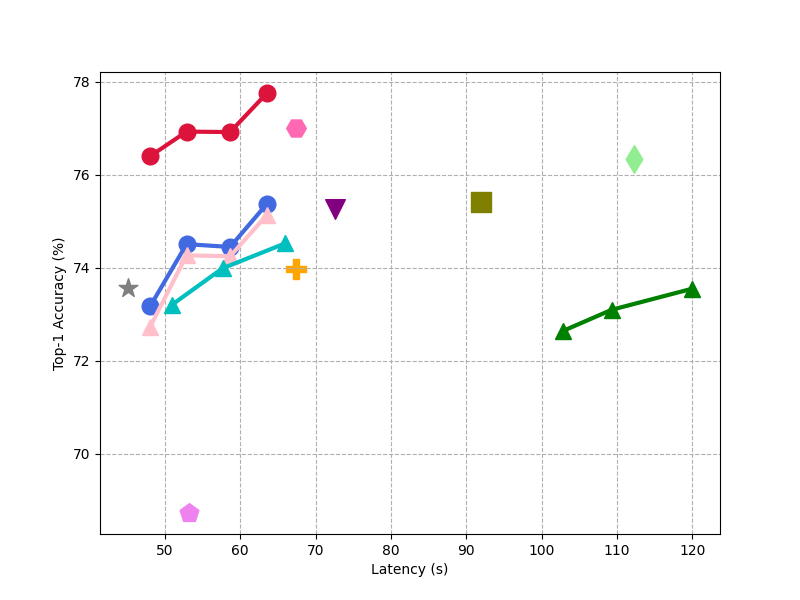

Generate this figure with Python:
import matplotlib.pyplot as plt

plt.figure(figsize=(8, 6))

mpcvit_lat = [48.03, 52.88, 58.66, 63.56]
mpcvit_acc = [73.17, 74.51, 74.45, 75.38]
plt.plot(mpcvit_lat, mpcvit_acc, marker='o', linewidth=3, c='royalblue', markerfacecolor='royalblue', markersize=12, label='MPCViT w/o KD (ours)')

mpcvit_kd_lat = [48.03, 52.88, 58.66, 63.56]
mpcvit_kd_acc = [76.40, 76.93, 76.92, 77.76]
plt.plot(mpcvit_kd_lat, mpcvit_kd_acc, linewidth=3, c='crimson', marker='o', markersize=12, markerfacecolor='crimson', label='MPCViT w/ KD (ours)')

linformer_lat = [102.78, 109.32, 119.94]
linformer_acc = [72.64, 73.10, 73.55]
# plt.scatter(linformer_lat, linformer_acc, s=200, marker='v', color='green', label='Linformer')
plt.plot(linformer_lat, linformer_acc, linewidth=3, c='green', marker='^', markersize=12, markerfacecolor='green', label='Linformer')

relusoftmax_lat = [72.55]
relusoftmax_acc = [75.27]
plt.scatter(relusoftmax_lat, relusoftmax_acc, marker='v', s=200, color='purple', label='ReLU Softmax Attention')

scale_lat = [45.13]
scale_acc = [73.57]
plt.scatter(scale_lat, scale_acc, marker='*', s=200, color='grey', label='ScaleAttn')

mpcformer_lat = [67.45]
mpcforer_acc = [73.98]
plt.scatter(mpcformer_lat, mpcforer_acc, marker='P', s=200, color='orange', label='MPCFormer w/o KD')

mpcformer_lat = [67.45]
mpcforer_acc = [77.01]
plt.scatter(mpcformer_lat, mpcforer_acc, marker='H', s=200, color='hotpink', label='MPCFormer w/ KD')

thex_lat = [53.24]
thex_acc = [68.73]
plt.scatter(thex_lat, thex_acc, marker='p', s=200, color='violet', label='THE-X')

softmaxscaling_lat = [91.98]
softmaxscaling_acc = [75.42]
plt.scatter(softmaxscaling_lat, softmaxscaling_acc, marker='s', s=200, color='olive', label='Softmax-ScaleAttn ViT')

softmax_lat = [112.23]
softmax_acc = [76.34]
plt.scatter(softmax_lat, softmax_acc, marker='d', s=200, color='lightgreen', label='Softmax ViT')

perlayer_lat = [48.03, 52.88, 58.66, 63.56]
perlayer_acc = [72.73, 74.27, 74.25, 75.14]
plt.plot(perlayer_lat, perlayer_acc, linewidth=3, c='pink', marker='^', markersize=12, markerfacecolor='pink', label='MPCViT w/o Per-layer Search')

headnum_lat = [51.88-1, 57.65, 64.01+2]
headnum_acc = [73.2, 73.99, 74.53]
plt.plot(headnum_lat, headnum_acc, linewidth=3, c='c', marker='^', markersize=12, markerfacecolor='c', label='ReLU Softmx ViT with different #Heads')

plt.xlabel('Latency (s)')
plt.ylabel('Top-1 Accuracy (%)')
plt.grid(linestyle='--')
# plt.legend(loc='lower center', prop={'size': 10})
plt.show()
plt.savefig('./pareto_cifar100.png')